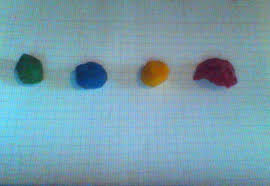
#> input picture opencv_HSV/input.JPG, 270 x 186 px
$ python opencv_HSV.py
#> lines starting #> are read from the running program, lines starting #| are printed output that depends on the picture; after the words box and inside, x2 and y2 are one past the last pixel; in counts of white or black regions, pixels touching at a corner belong together
import cv2
import numpy as np

def on_trackbar_change(_):
    # Retrieve the current trackbar values
    hue_min = cv2.getTrackbarPos('Hue Min', 'Trackbars')
    hue_max = cv2.getTrackbarPos('Hue Max', 'Trackbars')
    sat_min = cv2.getTrackbarPos('Sat Min', 'Trackbars')
    sat_max = cv2.getTrackbarPos('Sat Max', 'Trackbars')
    val_min = cv2.getTrackbarPos('Val Min', 'Trackbars')
    val_max = cv2.getTrackbarPos('Val Max', 'Trackbars')

    # Create lower and upper bounds for HSV thresholding
    lower_bound = np.array([hue_min, sat_min, val_min])
    upper_bound = np.array([hue_max, sat_max, val_max])

    # Apply the HSV thresholding to the image
    image_filtered = cv2.inRange(image_hsv, lower_bound, upper_bound)

    # Concatenate the original image and the filtered image horizontally
    combined_image = np.hstack((image, cv2.cvtColor(image_filtered, cv2.COLOR_GRAY2BGR)))

    # Show the combined image
    cv2.imshow('Original and Filtered Image', combined_image)

# Load the image
image = cv2.imread("input.JPG")
#> image is the input picture: shape (186, 270, 3); mean B, G, R 172.4, 158, 119.2
image_hsv = cv2.cvtColor(image, cv2.COLOR_BGR2HSV)
#> image_hsv: shape (186, 270, 3); mean H, S, V 97.5, 83.6, 175

# Create a window to display the trackbars
cv2.namedWindow('Trackbars')

# Create trackbars for each parameter
cv2.createTrackbar('Hue Min', 'Trackbars', 0, 179, on_trackbar_change)
#> slider 'Hue Min' is set to 35
cv2.createTrackbar('Hue Max', 'Trackbars', 179, 179, on_trackbar_change)
cv2.createTrackbar('Sat Min', 'Trackbars', 0, 255, on_trackbar_change)
#> slider 'Sat Min' is set to 51
cv2.createTrackbar('Sat Max', 'Trackbars', 255, 255, on_trackbar_change)
cv2.createTrackbar('Val Min', 'Trackbars', 0, 255, on_trackbar_change)
#> slider 'Val Min' is set to 51
cv2.createTrackbar('Val Max', 'Trackbars', 255, 255, on_trackbar_change)

# Show the original image
cv2.imshow('Original and Filtered Image', image)

# Call the trackbar callback function to initialize the filtered image
on_trackbar_change(0)
#> in on_trackbar_change, `image_filtered = cv2.inRange(image_hsv, lower_bound, upper_bound)`:
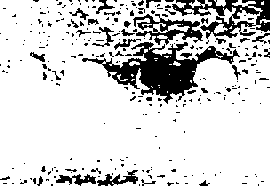
#> image_filtered: shape (186, 270); 82.9% white; 275 black regions (237 under 20 px), largest, box (x1, y1, x2, y2) and area: (82, 42, 240, 104) 3229, (172, 0, 270, 39) 1536, (133, 14, 203, 45) 845
#> in on_trackbar_change, `combined_image = np.hstack((image, cv2.cvtColor(image_filtered, cv2.CO..`:
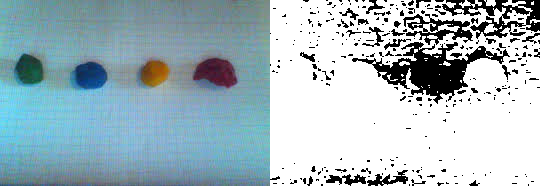
#> combined_image: shape (186, 540, 3); mean B, G, R 191.9, 184.7, 165.3

# Wait for key press and close the window on 'q' press
while True:
    if cv2.waitKey(1) & 0xFF == ord('q'):
#> (key q is pressed here)
        break

cv2.destroyAllWindows()
